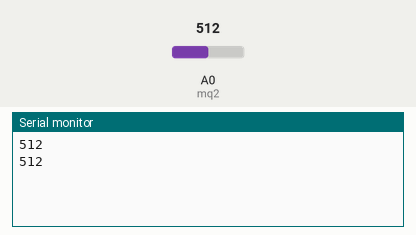
Simulated run of this sketch. Board: ESP8266 (NodeMCU). On the bench: the last lines printed to the serial monitor. The inputs (shaded band) are chosen by the test bench; at power-on: A0 (mq2) = 512. WiFi joins after 1.5 s; servers stay silent unless stated.

Above: at 3.0 s.
3.1 s: A0 (mq2) set to 716
At 3.1 s:
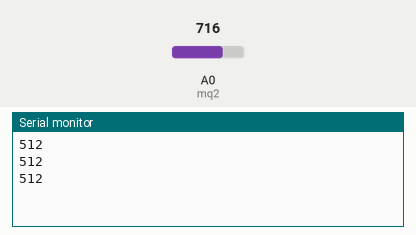
4.6 s: A0 (mq2) set to 900
At 5.7 s:
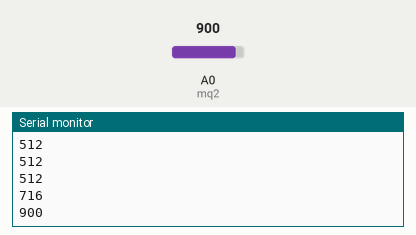
Timing chart, 0 to 7.6 s (numbered marks = the images above; inputs shaded):
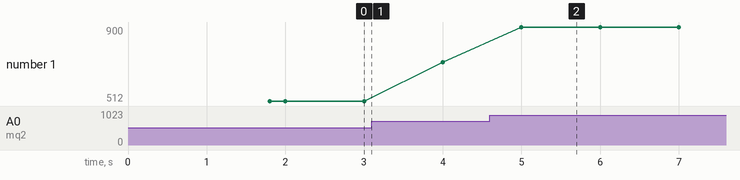

The sketch:

NodeMCU_Esp-12E_Wi-fi_Board_Code.ino
```cpp
#include <Blynk.h>
#include <ESP8266WiFi.h>
#include <BlynkSimpleEsp8266.h>
#define BLYNK_PRINT Serial
BlynkTimer timer;

/* Fill-in your Template ID (only if using Blynk.Cloud) */
//#define BLYNK_TEMPLATE_ID   "YourTemplateID"
#define BLYNK_TEMPLATE_ID "TMPLcMsLPHR1"
#define BLYNK_DEVICE_NAME "GAS MONITORING"
#define BLYNK_AUTH_TOKEN "fxx-gdOJV2R7DuCrMgl-H-9I8YeHdyRS"


// You should get Auth Token in the Blynk App.
// Go to the Project Settings (nut icon).
char auth[] = BLYNK_AUTH_TOKEN;

// Your WiFi credentials.
// Set password to "" for open networks.
char ssid[] = "hiii";
char pass[] = "123456789";

int mq2 = A0; // smoke sensor is connected with the analog pin A0
int data = 0;

void setup()
{
  // Debug consolew
  Serial.begin(115200);
  timer.setInterval(1000L, getSendData);
  Blynk.begin(auth, ssid, pass,"blynk.cloud",80);
}

void loop()
{
  timer.run();
  Blynk.run();
}
void getSendData()
{
data = analogRead(mq2);
Serial.println(data);
  Blynk.virtualWrite(V2, data);

  if (data > 200 )
  {
    Blynk.notify("Smoke Detected!");
  }

}
```

Measured:
- after the input at 4.6 s, the serial monitor: prints a new line after 0.40 s (image 2)
- plotted number 1: 512 → 716 after the input at 3.1 s, 716 → 900 after the input at 4.6 s
